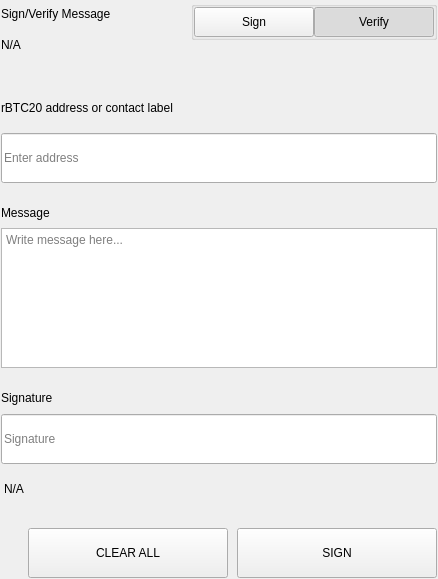
<?xml version="1.0" encoding="UTF-8"?>
<ui version="4.0">
 <class>SettingsSignMessageWidgets</class>
 <widget class="QWidget" name="SettingsSignMessageWidgets">
  <property name="geometry">
   <rect>
    <x>0</x>
    <y>0</y>
    <width>438</width>
    <height>579</height>
   </rect>
  </property>
  <property name="windowTitle">
   <string>Form</string>
  </property>
  <layout class="QVBoxLayout" name="verticalLayout">
   <property name="spacing">
    <number>0</number>
   </property>
   <property name="leftMargin">
    <number>0</number>
   </property>
   <property name="topMargin">
    <number>0</number>
   </property>
   <property name="rightMargin">
    <number>0</number>
   </property>
   <property name="bottomMargin">
    <number>0</number>
   </property>
   <item>
    <widget class="QWidget" name="left" native="true">
     <layout class="QVBoxLayout" name="verticalLayout_3">
      <property name="leftMargin">
       <number>0</number>
      </property>
      <property name="topMargin">
       <number>0</number>
      </property>
      <property name="rightMargin">
       <number>0</number>
      </property>
      <property name="bottomMargin">
       <number>0</number>
      </property>
      <item>
       <widget class="QWidget" name="container_sign" native="true">
        <layout class="QVBoxLayout" name="verticalLayout_2">
         <property name="spacing">
          <number>0</number>
         </property>
         <property name="leftMargin">
          <number>1</number>
         </property>
         <property name="topMargin">
          <number>1</number>
         </property>
         <property name="rightMargin">
          <number>1</number>
         </property>
         <property name="bottomMargin">
          <number>1</number>
         </property>
         <item>
          <layout class="QHBoxLayout" name="horizontalLayout_3" stretch="3,1">
           <property name="spacing">
            <number>40</number>
           </property>
           <item>
            <layout class="QVBoxLayout" name="verticalLayoutTitle">
             <property name="spacing">
              <number>5</number>
             </property>
             <item>
              <widget class="QLabel" name="labelTitle">
               <property name="text">
                <string>Sign/Verify Message</string>
               </property>
              </widget>
             </item>
             <item>
              <widget class="QLabel" name="labelSubtitle1">
               <property name="text">
                <string notr="true">N/A</string>
               </property>
               <property name="wordWrap">
                <bool>true</bool>
               </property>
              </widget>
             </item>
            </layout>
           </item>
           <item alignment="Qt::AlignRight|Qt::AlignTop">
            <widget class="QWidget" name="containerSwitch" native="true">
             <property name="styleSheet">
              <string notr="true">#containerSwitch{
	padding-top:9px;
}</string>
             </property>
             <layout class="QVBoxLayout" name="verticalLayout_6">
              <property name="spacing">
               <number>4</number>
              </property>
              <property name="leftMargin">
               <number>0</number>
              </property>
              <property name="topMargin">
               <number>0</number>
              </property>
              <property name="rightMargin">
               <number>0</number>
              </property>
              <property name="bottomMargin">
               <number>0</number>
              </property>
              <item alignment="Qt::AlignRight">
               <widget class="QGroupBox" name="groupBox">
                <property name="sizePolicy">
                 <sizepolicy hsizetype="Fixed" vsizetype="Preferred">
                  <horstretch>0</horstretch>
                  <verstretch>0</verstretch>
                 </sizepolicy>
                </property>
                <property name="title">
                 <string/>
                </property>
                <property name="alignment">
                 <set>Qt::AlignRight|Qt::AlignTop|Qt::AlignTrailing</set>
                </property>
                <layout class="QHBoxLayout" name="horizontalLayout_4">
                 <property name="spacing">
                  <number>0</number>
                 </property>
                 <property name="leftMargin">
                  <number>0</number>
                 </property>
                 <property name="topMargin">
                  <number>0</number>
                 </property>
                 <property name="rightMargin">
                  <number>0</number>
                 </property>
                 <property name="bottomMargin">
                  <number>0</number>
                 </property>
                 <item>
                  <widget class="QPushButton" name="pushSign">
                   <property name="minimumSize">
                    <size>
                     <width>120</width>
                     <height>30</height>
                    </size>
                   </property>
                   <property name="maximumSize">
                    <size>
                     <width>120</width>
                     <height>30</height>
                    </size>
                   </property>
                   <property name="focusPolicy">
                    <enum>Qt::NoFocus</enum>
                   </property>
                   <property name="text">
                    <string>Sign</string>
                   </property>
                   <property name="checkable">
                    <bool>true</bool>
                   </property>
                   <property name="autoExclusive">
                    <bool>true</bool>
                   </property>
                  </widget>
                 </item>
                 <item>
                  <widget class="QPushButton" name="pushVerify">
                   <property name="minimumSize">
                    <size>
                     <width>120</width>
                     <height>30</height>
                    </size>
                   </property>
                   <property name="maximumSize">
                    <size>
                     <width>120</width>
                     <height>30</height>
                    </size>
                   </property>
                   <property name="focusPolicy">
                    <enum>Qt::NoFocus</enum>
                   </property>
                   <property name="text">
                    <string>Verify</string>
                   </property>
                   <property name="checkable">
                    <bool>true</bool>
                   </property>
                   <property name="checked">
                    <bool>true</bool>
                   </property>
                   <property name="autoExclusive">
                    <bool>true</bool>
                   </property>
                  </widget>
                 </item>
                </layout>
               </widget>
              </item>
              <item alignment="Qt::AlignHCenter|Qt::AlignTop">
               <widget class="QLabel" name="labelSubtitleSwitch">
                <property name="text">
                 <string/>
                </property>
                <property name="alignment">
                 <set>Qt::AlignRight|Qt::AlignTrailing|Qt::AlignVCenter</set>
                </property>
               </widget>
              </item>
             </layout>
            </widget>
           </item>
          </layout>
         </item>
         <item>
          <spacer name="verticalSpacer_2">
           <property name="orientation">
            <enum>Qt::Vertical</enum>
           </property>
           <property name="sizeType">
            <enum>QSizePolicy::Fixed</enum>
           </property>
           <property name="sizeHint" stdset="0">
            <size>
             <width>20</width>
             <height>40</height>
            </size>
           </property>
          </spacer>
         </item>
         <item>
          <widget class="QWidget" name="containerAddress" native="true">
           <property name="sizePolicy">
            <sizepolicy hsizetype="Preferred" vsizetype="Fixed">
             <horstretch>0</horstretch>
             <verstretch>0</verstretch>
            </sizepolicy>
           </property>
           <layout class="QVBoxLayout" name="verticalLayout_5" stretch="0,0">
            <property name="spacing">
             <number>15</number>
            </property>
            <property name="leftMargin">
             <number>0</number>
            </property>
            <property name="topMargin">
             <number>0</number>
            </property>
            <property name="rightMargin">
             <number>0</number>
            </property>
            <property name="bottomMargin">
             <number>0</number>
            </property>
            <item>
             <widget class="QLabel" name="labelSubtitleAddress">
              <property name="minimumSize">
               <size>
                <width>0</width>
                <height>20</height>
               </size>
              </property>
              <property name="maximumSize">
               <size>
                <width>16777215</width>
                <height>20</height>
               </size>
              </property>
              <property name="text">
               <string>rBTC20 address or contact label</string>
              </property>
             </widget>
            </item>
            <item>
             <widget class="QLineEdit" name="addressIn_SM">
              <property name="minimumSize">
               <size>
                <width>0</width>
                <height>50</height>
               </size>
              </property>
              <property name="maximumSize">
               <size>
                <width>16777215</width>
                <height>50</height>
               </size>
              </property>
              <property name="placeholderText">
               <string>Enter address</string>
              </property>
             </widget>
            </item>
           </layout>
          </widget>
         </item>
         <item>
          <spacer name="verticalSpacer_3">
           <property name="orientation">
            <enum>Qt::Vertical</enum>
           </property>
           <property name="sizeType">
            <enum>QSizePolicy::Fixed</enum>
           </property>
           <property name="sizeHint" stdset="0">
            <size>
             <width>20</width>
             <height>20</height>
            </size>
           </property>
          </spacer>
         </item>
         <item>
          <layout class="QVBoxLayout" name="verticalLayout_9">
           <property name="spacing">
            <number>5</number>
           </property>
           <item>
            <widget class="QLabel" name="labelSubtitleMessage">
             <property name="minimumSize">
              <size>
               <width>0</width>
               <height>20</height>
              </size>
             </property>
             <property name="maximumSize">
              <size>
               <width>16777215</width>
               <height>20</height>
              </size>
             </property>
             <property name="text">
              <string>Message</string>
             </property>
            </widget>
           </item>
           <item>
            <widget class="QPlainTextEdit" name="messageIn_SM">
             <property name="minimumSize">
              <size>
               <width>0</width>
               <height>140</height>
              </size>
             </property>
             <property name="maximumSize">
              <size>
               <width>16777215</width>
               <height>140</height>
              </size>
             </property>
             <property name="placeholderText">
              <string>Write message here...</string>
             </property>
            </widget>
           </item>
          </layout>
         </item>
         <item>
          <spacer name="verticalSpacer_4">
           <property name="orientation">
            <enum>Qt::Vertical</enum>
           </property>
           <property name="sizeType">
            <enum>QSizePolicy::Fixed</enum>
           </property>
           <property name="sizeHint" stdset="0">
            <size>
             <width>20</width>
             <height>20</height>
            </size>
           </property>
          </spacer>
         </item>
         <item>
          <widget class="QWidget" name="widget" native="true">
           <property name="minimumSize">
            <size>
             <width>0</width>
             <height>75</height>
            </size>
           </property>
           <property name="maximumSize">
            <size>
             <width>16777215</width>
             <height>16777215</height>
            </size>
           </property>
           <layout class="QVBoxLayout" name="verticalLayout_4">
            <property name="leftMargin">
             <number>0</number>
            </property>
            <property name="topMargin">
             <number>0</number>
            </property>
            <property name="rightMargin">
             <number>0</number>
            </property>
            <property name="bottomMargin">
             <number>0</number>
            </property>
            <item>
             <widget class="QLabel" name="labelSubtitleSignature">
              <property name="minimumSize">
               <size>
                <width>0</width>
                <height>20</height>
               </size>
              </property>
              <property name="maximumSize">
               <size>
                <width>16777215</width>
                <height>20</height>
               </size>
              </property>
              <property name="text">
               <string>Signature</string>
              </property>
             </widget>
            </item>
            <item>
             <widget class="QLineEdit" name="signatureOut_SM">
              <property name="minimumSize">
               <size>
                <width>0</width>
                <height>50</height>
               </size>
              </property>
              <property name="placeholderText">
               <string>Signature</string>
              </property>
             </widget>
            </item>
           </layout>
          </widget>
         </item>
         <item>
          <widget class="QLabel" name="statusLabel_SM">
           <property name="styleSheet">
            <string notr="true">padding-top:5px;</string>
           </property>
           <property name="text">
            <string notr="true">N/A</string>
           </property>
          </widget>
         </item>
         <item>
          <spacer name="verticalSpacer">
           <property name="orientation">
            <enum>Qt::Vertical</enum>
           </property>
           <property name="sizeType">
            <enum>QSizePolicy::Fixed</enum>
           </property>
           <property name="sizeHint" stdset="0">
            <size>
             <width>20</width>
             <height>20</height>
            </size>
           </property>
          </spacer>
         </item>
         <item>
          <layout class="QHBoxLayout" name="horizontalLayout_7">
           <property name="spacing">
            <number>9</number>
           </property>
           <item>
            <spacer name="horizontalSpacer_5">
             <property name="orientation">
              <enum>Qt::Horizontal</enum>
             </property>
             <property name="sizeType">
              <enum>QSizePolicy::Expanding</enum>
             </property>
             <property name="sizeHint" stdset="0">
              <size>
               <width>40</width>
               <height>20</height>
              </size>
             </property>
            </spacer>
           </item>
           <item>
            <widget class="QPushButton" name="pushButtonClear">
             <property name="minimumSize">
              <size>
               <width>200</width>
               <height>50</height>
              </size>
             </property>
             <property name="focusPolicy">
              <enum>Qt::NoFocus</enum>
             </property>
             <property name="text">
              <string>CLEAR ALL</string>
             </property>
            </widget>
           </item>
           <item>
            <widget class="QPushButton" name="pushButtonSave">
             <property name="minimumSize">
              <size>
               <width>200</width>
               <height>50</height>
              </size>
             </property>
             <property name="maximumSize">
              <size>
               <width>200</width>
               <height>50</height>
              </size>
             </property>
             <property name="focusPolicy">
              <enum>Qt::NoFocus</enum>
             </property>
             <property name="text">
              <string>SIGN</string>
             </property>
            </widget>
           </item>
          </layout>
         </item>
        </layout>
       </widget>
      </item>
     </layout>
    </widget>
   </item>
  </layout>
 </widget>
 <resources/>
 <connections/>
</ui>
